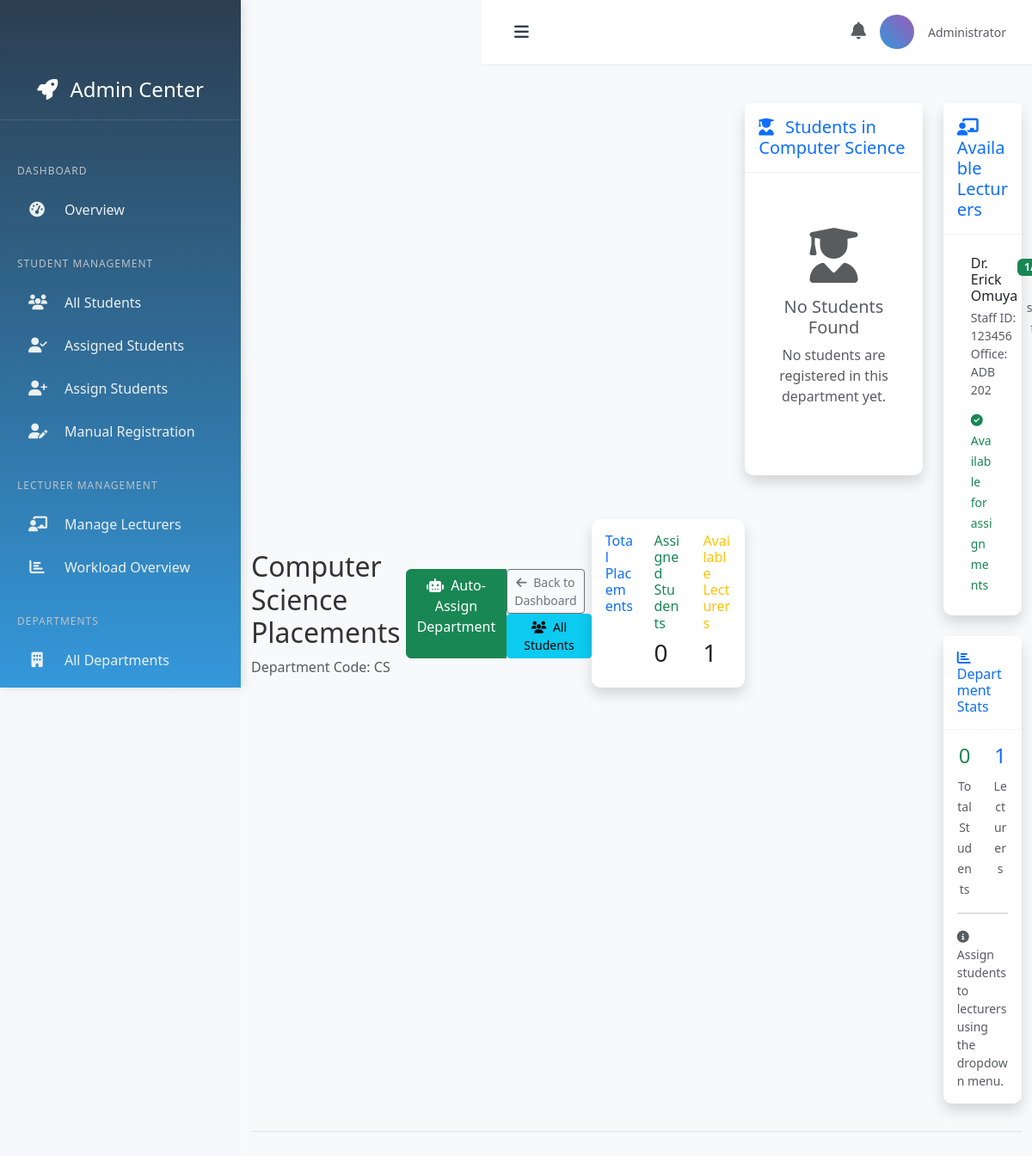
Screenshot of /attachments/admin/department/1/ (signed in) with the database file from the repository.
### attachments/models.py (models this page shows, shortened)
class Department(models.Model):
    name = models.CharField(max_length=200)
    code = models.CharField(max_length=10, unique=True, blank=True, null=True)
    description = models.TextField(blank=True)
    university = models.CharField(max_length=200, default="Machakos University")
    created_at = models.DateTimeField(auto_now_add=True)

class Lecturer(models.Model):
    user = models.OneToOneField(User, on_delete=models.CASCADE, related_name='attachment_lecturer')
    staff_id = models.CharField(max_length=20, unique=True)
    department = models.ForeignKey(Department, on_delete=models.CASCADE, related_name='attachment_lecturers')
    phone_number = models.CharField(max_length=15, blank=True)
    office_location = models.CharField(max_length=100, blank=True)
    is_active = models.BooleanField(default=True)
    max_students = models.IntegerField(default=10)
    created_at = models.DateTimeField(auto_now_add=True)
    updated_at = models.DateTimeField(auto_now=True)

### accounts/models.py (models this page shows, shortened)
class CustomUser(AbstractUser):
    username = None  # Remove default username
    USER_TYPE_CHOICES = (
        (1, "Student"),
        (2, "Supervisor"),
        (3, "Lecturer"),
        (4, "Admin"),
    )
    user_type = models.PositiveSmallIntegerField(choices=USER_TYPE_CHOICES, default=1)
    email = models.EmailField(unique=True)
    student_id = models.CharField(max_length=20, unique=True, blank=True, null=True)
    year_of_study = models.PositiveSmallIntegerField(blank=True, null=True)
    university = models.CharField(max_length=200, blank=True, null=True)
    organization = models.CharField(max_length=200, blank=True, null=True)
    position = models.CharField(max_length=100, blank=True, null=True)
    supervisor_department = models.CharField(max_length=100, blank=True, null=True)
    department = models.ForeignKey('attachments.Department', on_delete=models.SET_NULL, null=True, blank=True)
    course = models.ForeignKey('attachments.Course', on_delete=models.SET_NULL, null=True, blank=True)
    profile_picture = models.ImageField(
        upload_to='profile_pictures/',
        null=True,
        blank=True,
        verbose_name='Profile Picture'
    )
    phone_number = models.CharField(
        max_length=20,
        blank=True,
        null=True,
        verbose_name='Phone Number'
    )
    dark_theme_enabled = models.BooleanField(
        default=False,
        verbose_name='Dark Theme Enabled'
    )
    notification_preferences = models.JSONField(
        default=dict,
        blank=True,
        verbose_name='Notification Preferences'
    )
    USERNAME_FIELD = 'email'
    REQUIRED_FIELDS = []  # Remove 'username' from required fields
    objects = CustomUserManager()
    def get_user_type_display(self):
        return dict(self.USER_TYPE_CHOICES).get(self.user_type, "Unknown")

### attachments/views.py (the view)
# urls.py: path('admin/department/<int:department_id>/', views.department_placements, name='department_placements'),
@user_passes_test(is_admin)
def department_placements(request, department_id):
    department = get_object_or_404(Department, id=department_id)
    students = User.objects.filter(
        user_type=1,
        department=department
    ).select_related('course').prefetch_related(
        'student_assignments',
        'student_assignments__lecturer',
        'student_assignments__lecturer__user',
        'placement_forms'
    ).order_by('first_name', 'last_name')
    available_lecturers = Lecturer.objects.filter(
        department=department,
        is_active=True
    ).annotate(
        assigned_count=Count('assigned_students'),
        available_slots=models.F('max_students') - Count('assigned_students')
    ).select_related('user')
    context = {
        'department': department,
        'students': students,
        'available_lecturers': available_lecturers,
    }
    return render(request, 'attachments/department_placements.html', context)

### attachments/templates/attachments/department_placements.html (shortened to what this page needs)
{% extends 'admin_base.html' %}
{% load static %}
{% block content %}
<div class="container-fluid py-4">
    <div class="d-flex justify-content-between flex-wrap flex-md-nowrap align-items-center pt-3 pb-2 mb-3 border-bottom">
        <div>
            <h1 class="h2">{{ department.name }} Placements</h1>
            <p class="text-muted mb-0">Department Code: {{ department.code }}</p>
        </div>
        <div class="btn-group">
            <a href="{% url 'attachments:smart_assign_department' department_id=department.id %}"
            class="btn btn-success"
            onclick="return confirm('Auto-assign all unassigned students in {{ department.name }}?')">
                <i class="fas fa-robot me-1"></i> Auto-Assign Department
            </a>
        <div class="btn-toolbar mb-2 mb-md-0">
            <a href="{% url 'attachments:admin_dashboard' %}" class="btn btn-sm btn-outline-secondary me-2">
                <i class="fas fa-arrow-left me-1"></i> Back to Dashboard
            </a>
            <a href="{% url 'attachments:admin_students' %}" class="btn btn-sm btn-info">
                <i class="fas fa-users me-1"></i> All Students
            </a>
        </div>
    </div>
    <div class="row mb-4">
        <div class="col-12">
            <div class="card shadow">
                <div class="card-body">
                    <div class="row">
                        <div class="col-md-4">
                            <h6 class="text-primary">Total Placements</h6>
                        </div>
                        <div class="col-md-4">
                            <h6 class="text-success">Assigned Students</h6>
                            <h3>{{ placements|length|default:0 }}</h3>
                        </div>
                        <div class="col-md-4">
                            <h6 class="text-warning">Available Lecturers</h6>
                            <h3>{{ available_lecturers.count }}</h3>
                        </div>
                    </div>
                </div>
            </div>
        </div>
    </div>
    <div class="row">
        <div class="col-lg-8 mb-4">
            <div class="card shadow">
                <div class="card-header bg-white py-3">
                    <h5 class="m-0 font-weight-bold text-primary">
                        <i class="fas fa-user-graduate me-2"></i>
                        Students in {{ department.name }}
                    </h5>
                </div>
                <div class="card-body">
                    {% if placements %}
                    <div class="table-responsive">
                        <table class="table table-hover" id="studentsTable">
                            <thead>
                                <tr>
                                    <th>Student</th>
                                    <th>Registration No.</th>
                                    <th>Course</th>
                                    <th>Firm</th>
                                    <th>Assignment Status</th>
                                    <th>Assigned Lecturer</th>
                                    <th>Actions</th>
                                </tr>
                            </thead>
                            <tbody>
                                {% for placement in placements %}
                                <tr>
                                    <td>
                                        <strong>{{ placement.student.get_full_name }}</strong>
                                        <br><small class="text-muted">{{ placement.student.email }}</small>
                                    </td>
                                    <td>{{ placement.registration_number }}</td>
                                    <td>{{ placement.course_name }}</td>
                                    <td>{{ placement.firm_name }}</td>
                                    <td>
                                        {% if placement.is_assigned %}
                                        <span class="badge bg-success">Assigned</span>
                                        {% else %}
                                        <span class="badge bg-warning">Not Assigned</span>
                                        {% endif %}
                                    </td>
                                    <td>
                                        {% if placement.is_assigned %}
                                        {{ placement.student_assignment.lecturer.user.get_full_name }}
                                        <br><small class="text-muted">{{ placement.student_assignment.lecturer.staff_id }}</small>
                                        {% else %}
                                        <span class="text-muted">-</span>
                                        {% endif %}
                                    </td>
                                    <td>
                                        {% if not placement.is_assigned %}
                                        <div class="dropdown">
                                            <button class="btn btn-sm btn-primary dropdown-toggle" type="button"
                                                    data-bs-toggle="dropdown" aria-expanded="false">
                                                <i class="fas fa-user-plus me-1"></i> Assign
                                            </button>
                                            <ul class="dropdown-menu">
                                                {% for lecturer in available_lecturers %}
                                                {% if lecturer.available_slots > 0 %}
                                                <li>
                                                    <form method="post" action="{% url 'attachments:assign_student' placement.id lecturer.id %}" class="d-inline">
                                                        {% csrf_token %}
                                                        <button type="submit" class="dropdown-item"
                                                                onclick="return confirm('Assign {{ placement.student.get_full_name }} to {{ lecturer.user.get_full_name }}?')">
                                                            {{ lecturer.user.get_full_name }}
                                                            <small class="text-muted">({{ lecturer.available_slots }} slots)</small>
                                                        </button>
                                                    </form>
                                                </li>
                                                {% endif %}
                                                {% empty %}
                                                <li><span class="dropdown-item-text text-muted">No available lecturers</span></li>
                                                {% endfor %}
                                            </ul>
                                        </div>
                                        {% else %}
                                        <form method="post" action="{% url 'attachments:unassign_student' placement.student_assignment.id %}" class="d-inline">
                                            {% csrf_token %}
                                            <button type="submit" class="btn btn-sm btn-outline-danger"
                                                    onclick="return confirm('Are you sure you want to unassign this student?')">
                                                <i class="fas fa-user-minus"></i> Unassign
                                            </button>
                                        </form>
                                        {% endif %}
                                    </td>
                                </tr>
                                {% endfor %}
                            </tbody>
                        </table>
                    </div>
                    {% else %}
                    <div class="text-center py-5">
                        <i class="fas fa-user-graduate fa-4x text-muted mb-3"></i>
                        <h5 class="text-muted">No Students Found</h5>
                        <p class="text-muted">No students are registered in this department yet.</p>
                    </div>
                    {% endif %}
                </div>
            </div>
        </div>
        <div class="col-lg-4 mb-4">
            <div class="card shadow">
                <div class="card-header bg-white py-3">
                    <h5 class="m-0 font-weight-bold text-primary">
                        <i class="fas fa-chalkboard-teacher me-2"></i>
                        Available Lecturers
                    </h5>
                </div>
                <div class="card-body">
                    {% if available_lecturers %}
                    <div class="list-group list-group-flush">
                        {% for lecturer in available_lecturers %}
                        <div class="list-group-item">
                            <div class="d-flex justify-content-between align-items-start">
                                <div>
                                    <h6 class="mb-1">{{ lecturer.user.get_full_name }}</h6>
                                    <p class="mb-1 small text-muted">
                                        Staff ID: {{ lecturer.staff_id }}
                                        <br>
                                        Office: {{ lecturer.office_location|default:"Not specified" }}
                                    </p>
                                </div>
                                <div class="text-end">
                                    <span class="badge bg-{% if lecturer.available_slots > 0 %}success{% else %}danger{% endif %}">
                                        {{ lecturer.assigned_count }}/{{ lecturer.max_students }}
                                    </span>
                                    <br>
                                    <small class="text-muted">
                                        {{ lecturer.available_slots }} slots free
                                    </small>
                                </div>
                            </div>
                            {% if lecturer.available_slots > 0 %}
                            <div class="mt-2">
                                <small class="text-success">
                                    <i class="fas fa-check-circle me-1"></i>
                                    Available for assignments
                                </small>
                            </div>
                            {% endif %}
                        </div>
                        {% endfor %}
                    </div>
                    {% endif %}
                </div>
            </div>
            <div class="card shadow mt-4">
                <div class="card-header bg-white py-3">
                    <h6 class="m-0 font-weight-bold text-primary">
                        <i class="fas fa-chart-bar me-2"></i>
                        Department Stats
                    </h6>
                </div>
                <div class="card-body">
                    <div class="row text-center">
                        <div class="col-6">
                            <h4 class="text-success">{{ placements|length }}</h4>
                            <small class="text-muted">Total Students</small>
                        </div>
                        <div class="col-6">
                            <h4 class="text-primary">{{ available_lecturers.count }}</h4>
                            <small class="text-muted">Lecturers</small>
                        </div>
                    </div>
                    <hr>
                    <div class="small text-muted">
                        <i class="fas fa-info-circle me-1"></i>
                        Assign students to lecturers using the dropdown menu.
                    </div>
                </div>
            </div>
        </div>
    </div>
</div>
{% endblock %}

### rows the page displays
Department: name "Computer Science", code "CS"
Lecturer: user.get_full_name "Dr. Erick Omuya", staff_id "123456", office_location "ADB 202", assigned_count "1", shows "Available for assignments"

### other values shown
{{ placements|length|default:0 }} "0"
{{ available_lecturers.count }} "1"
{{ placements|length }} "0"
